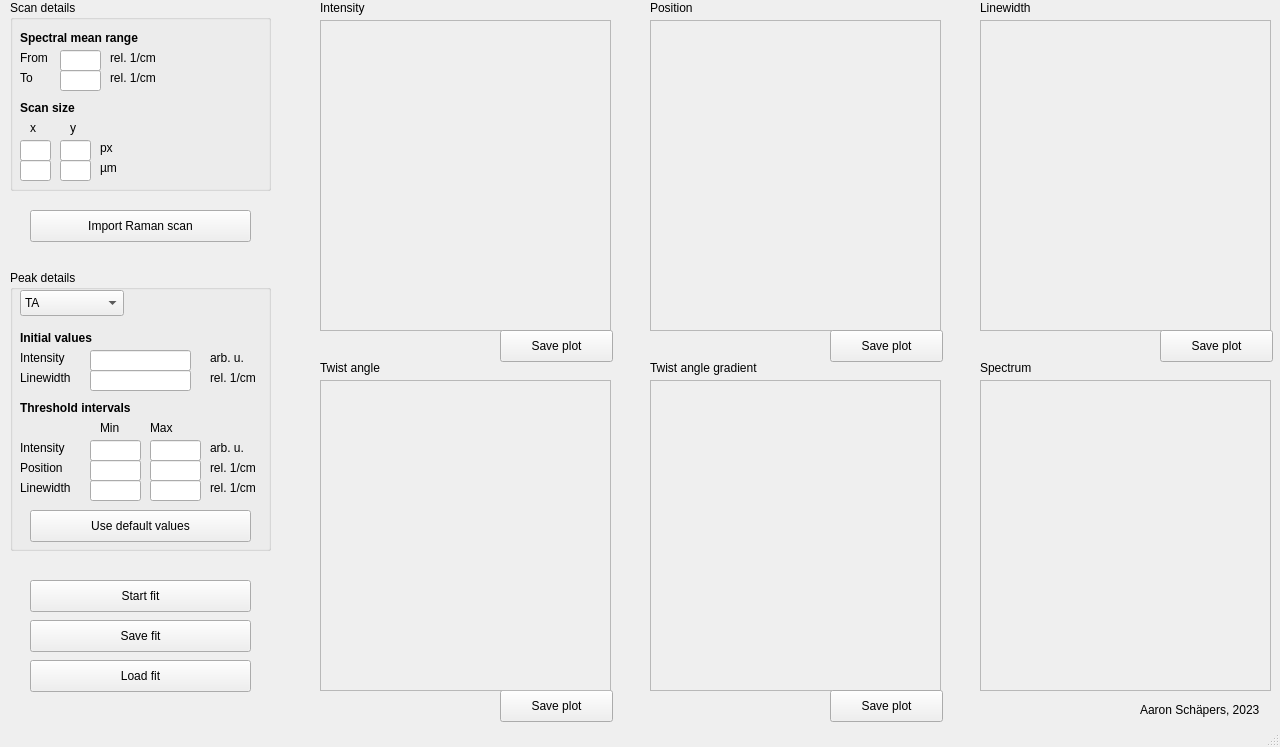
<?xml version="1.0" encoding="UTF-8"?>
<ui version="4.0">
 <class>MainWindow</class>
 <widget class="QMainWindow" name="MainWindow">
  <property name="geometry">
   <rect>
    <x>0</x>
    <y>0</y>
    <width>1280</width>
    <height>747</height>
   </rect>
  </property>
  <property name="windowTitle">
   <string>MainWindow</string>
  </property>
  <property name="autoFillBackground">
   <bool>true</bool>
  </property>
  <widget class="QWidget" name="centralwidget">
   <widget class="QLabel" name="l_spect_mean_range">
    <property name="geometry">
     <rect>
      <x>20</x>
      <y>30</y>
      <width>141</width>
      <height>16</height>
     </rect>
    </property>
    <property name="font">
     <font>
      <weight>75</weight>
      <bold>true</bold>
     </font>
    </property>
    <property name="text">
     <string>Spectral mean range</string>
    </property>
   </widget>
   <widget class="QLabel" name="l_unit1">
    <property name="geometry">
     <rect>
      <x>110</x>
      <y>50</y>
      <width>60</width>
      <height>16</height>
     </rect>
    </property>
    <property name="text">
     <string>rel. 1/cm</string>
    </property>
   </widget>
   <widget class="QLineEdit" name="in_min_mean_range">
    <property name="geometry">
     <rect>
      <x>60</x>
      <y>50</y>
      <width>41</width>
      <height>21</height>
     </rect>
    </property>
   </widget>
   <widget class="QLabel" name="l_from">
    <property name="geometry">
     <rect>
      <x>20</x>
      <y>50</y>
      <width>31</width>
      <height>16</height>
     </rect>
    </property>
    <property name="text">
     <string>From</string>
    </property>
   </widget>
   <widget class="QLabel" name="l_to">
    <property name="geometry">
     <rect>
      <x>20</x>
      <y>70</y>
      <width>31</width>
      <height>16</height>
     </rect>
    </property>
    <property name="text">
     <string>To</string>
    </property>
   </widget>
   <widget class="QLineEdit" name="in_max_mean_range">
    <property name="geometry">
     <rect>
      <x>60</x>
      <y>70</y>
      <width>41</width>
      <height>21</height>
     </rect>
    </property>
   </widget>
   <widget class="QLabel" name="l_unit2">
    <property name="geometry">
     <rect>
      <x>110</x>
      <y>70</y>
      <width>60</width>
      <height>16</height>
     </rect>
    </property>
    <property name="text">
     <string>rel. 1/cm</string>
    </property>
   </widget>
   <widget class="QLabel" name="l_scansize">
    <property name="geometry">
     <rect>
      <x>20</x>
      <y>100</y>
      <width>131</width>
      <height>16</height>
     </rect>
    </property>
    <property name="font">
     <font>
      <weight>75</weight>
      <bold>true</bold>
     </font>
    </property>
    <property name="text">
     <string>Scan size</string>
    </property>
   </widget>
   <widget class="QLineEdit" name="in_sx_px">
    <property name="geometry">
     <rect>
      <x>20</x>
      <y>140</y>
      <width>31</width>
      <height>21</height>
     </rect>
    </property>
   </widget>
   <widget class="QLineEdit" name="in_sy_px">
    <property name="geometry">
     <rect>
      <x>60</x>
      <y>140</y>
      <width>31</width>
      <height>21</height>
     </rect>
    </property>
   </widget>
   <widget class="QLineEdit" name="in_sx_mu">
    <property name="geometry">
     <rect>
      <x>20</x>
      <y>160</y>
      <width>31</width>
      <height>21</height>
     </rect>
    </property>
   </widget>
   <widget class="QLineEdit" name="in_sy_mu">
    <property name="geometry">
     <rect>
      <x>60</x>
      <y>160</y>
      <width>31</width>
      <height>21</height>
     </rect>
    </property>
   </widget>
   <widget class="QLabel" name="l_px">
    <property name="geometry">
     <rect>
      <x>100</x>
      <y>140</y>
      <width>21</width>
      <height>16</height>
     </rect>
    </property>
    <property name="text">
     <string>px</string>
    </property>
   </widget>
   <widget class="QLabel" name="l_mu">
    <property name="geometry">
     <rect>
      <x>100</x>
      <y>160</y>
      <width>21</width>
      <height>16</height>
     </rect>
    </property>
    <property name="text">
     <string>µm</string>
    </property>
   </widget>
   <widget class="QLabel" name="l_x">
    <property name="geometry">
     <rect>
      <x>30</x>
      <y>120</y>
      <width>16</width>
      <height>16</height>
     </rect>
    </property>
    <property name="text">
     <string>x</string>
    </property>
   </widget>
   <widget class="QLabel" name="l_y">
    <property name="geometry">
     <rect>
      <x>70</x>
      <y>120</y>
      <width>21</width>
      <height>16</height>
     </rect>
    </property>
    <property name="text">
     <string>y</string>
    </property>
   </widget>
   <widget class="QComboBox" name="in_peak">
    <property name="geometry">
     <rect>
      <x>20</x>
      <y>290</y>
      <width>104</width>
      <height>26</height>
     </rect>
    </property>
    <item>
     <property name="text">
      <string>TA</string>
     </property>
    </item>
    <item>
     <property name="text">
      <string>G</string>
     </property>
    </item>
    <item>
     <property name="text">
      <string>LO</string>
     </property>
    </item>
    <item>
     <property name="text">
      <string>2D</string>
     </property>
    </item>
   </widget>
   <widget class="QLabel" name="l_initvals">
    <property name="geometry">
     <rect>
      <x>20</x>
      <y>330</y>
      <width>81</width>
      <height>16</height>
     </rect>
    </property>
    <property name="font">
     <font>
      <weight>75</weight>
      <bold>true</bold>
     </font>
    </property>
    <property name="text">
     <string>Initial values</string>
    </property>
   </widget>
   <widget class="QLabel" name="l_int">
    <property name="geometry">
     <rect>
      <x>20</x>
      <y>350</y>
      <width>60</width>
      <height>16</height>
     </rect>
    </property>
    <property name="text">
     <string>Intensity</string>
    </property>
   </widget>
   <widget class="QLabel" name="l_lw">
    <property name="geometry">
     <rect>
      <x>20</x>
      <y>370</y>
      <width>60</width>
      <height>16</height>
     </rect>
    </property>
    <property name="text">
     <string>Linewidth</string>
    </property>
   </widget>
   <widget class="QLineEdit" name="in_init_int">
    <property name="geometry">
     <rect>
      <x>90</x>
      <y>350</y>
      <width>101</width>
      <height>21</height>
     </rect>
    </property>
   </widget>
   <widget class="QLineEdit" name="in_init_lw">
    <property name="geometry">
     <rect>
      <x>90</x>
      <y>370</y>
      <width>101</width>
      <height>21</height>
     </rect>
    </property>
   </widget>
   <widget class="QLabel" name="l_unit5">
    <property name="geometry">
     <rect>
      <x>210</x>
      <y>370</y>
      <width>60</width>
      <height>16</height>
     </rect>
    </property>
    <property name="text">
     <string>rel. 1/cm</string>
    </property>
   </widget>
   <widget class="QLabel" name="l_unit3">
    <property name="geometry">
     <rect>
      <x>210</x>
      <y>350</y>
      <width>60</width>
      <height>16</height>
     </rect>
    </property>
    <property name="text">
     <string>arb. u.</string>
    </property>
   </widget>
   <widget class="QLabel" name="l_thresholds">
    <property name="geometry">
     <rect>
      <x>20</x>
      <y>400</y>
      <width>131</width>
      <height>16</height>
     </rect>
    </property>
    <property name="font">
     <font>
      <weight>75</weight>
      <bold>true</bold>
     </font>
    </property>
    <property name="text">
     <string>Threshold intervals</string>
    </property>
   </widget>
   <widget class="QLineEdit" name="in_min_int">
    <property name="geometry">
     <rect>
      <x>90</x>
      <y>440</y>
      <width>51</width>
      <height>21</height>
     </rect>
    </property>
   </widget>
   <widget class="QLineEdit" name="in_min_pos">
    <property name="geometry">
     <rect>
      <x>90</x>
      <y>460</y>
      <width>51</width>
      <height>21</height>
     </rect>
    </property>
   </widget>
   <widget class="QLabel" name="l_int2">
    <property name="geometry">
     <rect>
      <x>20</x>
      <y>440</y>
      <width>60</width>
      <height>16</height>
     </rect>
    </property>
    <property name="text">
     <string>Intensity</string>
    </property>
   </widget>
   <widget class="QLabel" name="l_lw2">
    <property name="geometry">
     <rect>
      <x>20</x>
      <y>480</y>
      <width>60</width>
      <height>16</height>
     </rect>
    </property>
    <property name="text">
     <string>Linewidth</string>
    </property>
   </widget>
   <widget class="QLabel" name="l_unit6">
    <property name="geometry">
     <rect>
      <x>210</x>
      <y>440</y>
      <width>60</width>
      <height>16</height>
     </rect>
    </property>
    <property name="text">
     <string>arb. u.</string>
    </property>
   </widget>
   <widget class="QLineEdit" name="in_min_lw">
    <property name="geometry">
     <rect>
      <x>90</x>
      <y>480</y>
      <width>51</width>
      <height>21</height>
     </rect>
    </property>
   </widget>
   <widget class="QLabel" name="l_unit7">
    <property name="geometry">
     <rect>
      <x>210</x>
      <y>460</y>
      <width>60</width>
      <height>16</height>
     </rect>
    </property>
    <property name="text">
     <string>rel. 1/cm</string>
    </property>
   </widget>
   <widget class="QLabel" name="l_unit8">
    <property name="geometry">
     <rect>
      <x>210</x>
      <y>480</y>
      <width>60</width>
      <height>16</height>
     </rect>
    </property>
    <property name="text">
     <string>rel. 1/cm</string>
    </property>
   </widget>
   <widget class="QLabel" name="l_pos2">
    <property name="geometry">
     <rect>
      <x>20</x>
      <y>460</y>
      <width>60</width>
      <height>16</height>
     </rect>
    </property>
    <property name="text">
     <string>Position</string>
    </property>
   </widget>
   <widget class="QLabel" name="l_max">
    <property name="geometry">
     <rect>
      <x>150</x>
      <y>420</y>
      <width>31</width>
      <height>16</height>
     </rect>
    </property>
    <property name="text">
     <string>Max</string>
    </property>
   </widget>
   <widget class="QLabel" name="l_min">
    <property name="geometry">
     <rect>
      <x>100</x>
      <y>420</y>
      <width>31</width>
      <height>16</height>
     </rect>
    </property>
    <property name="text">
     <string>Min</string>
    </property>
   </widget>
   <widget class="QLineEdit" name="in_max_int">
    <property name="geometry">
     <rect>
      <x>150</x>
      <y>440</y>
      <width>51</width>
      <height>21</height>
     </rect>
    </property>
   </widget>
   <widget class="QLineEdit" name="in_max_lw">
    <property name="geometry">
     <rect>
      <x>150</x>
      <y>480</y>
      <width>51</width>
      <height>21</height>
     </rect>
    </property>
   </widget>
   <widget class="QLineEdit" name="in_max_pos">
    <property name="geometry">
     <rect>
      <x>150</x>
      <y>460</y>
      <width>51</width>
      <height>21</height>
     </rect>
    </property>
   </widget>
   <widget class="QPushButton" name="b_start_fit">
    <property name="geometry">
     <rect>
      <x>30</x>
      <y>580</y>
      <width>221</width>
      <height>32</height>
     </rect>
    </property>
    <property name="text">
     <string>Start fit</string>
    </property>
   </widget>
   <widget class="QPushButton" name="b_save_fit">
    <property name="geometry">
     <rect>
      <x>30</x>
      <y>620</y>
      <width>221</width>
      <height>32</height>
     </rect>
    </property>
    <property name="text">
     <string>Save fit</string>
    </property>
   </widget>
   <widget class="QGroupBox" name="box_scan">
    <property name="geometry">
     <rect>
      <x>10</x>
      <y>0</y>
      <width>261</width>
      <height>191</height>
     </rect>
    </property>
    <property name="title">
     <string>Scan details</string>
    </property>
   </widget>
   <widget class="QGroupBox" name="box_peak">
    <property name="geometry">
     <rect>
      <x>10</x>
      <y>270</y>
      <width>261</width>
      <height>281</height>
     </rect>
    </property>
    <property name="title">
     <string>Peak details</string>
    </property>
   </widget>
   <widget class="PlotWidget" name="frame_int">
    <property name="geometry">
     <rect>
      <x>320</x>
      <y>20</y>
      <width>291</width>
      <height>311</height>
     </rect>
    </property>
    <property name="frameShape">
     <enum>QFrame::StyledPanel</enum>
    </property>
    <property name="frameShadow">
     <enum>QFrame::Raised</enum>
    </property>
   </widget>
   <widget class="PlotWidget" name="frame_lw">
    <property name="geometry">
     <rect>
      <x>980</x>
      <y>20</y>
      <width>291</width>
      <height>311</height>
     </rect>
    </property>
    <property name="frameShape">
     <enum>QFrame::StyledPanel</enum>
    </property>
    <property name="frameShadow">
     <enum>QFrame::Raised</enum>
    </property>
   </widget>
   <widget class="PlotWidget" name="frame_pos">
    <property name="geometry">
     <rect>
      <x>650</x>
      <y>20</y>
      <width>291</width>
      <height>311</height>
     </rect>
    </property>
    <property name="frameShape">
     <enum>QFrame::StyledPanel</enum>
    </property>
    <property name="frameShadow">
     <enum>QFrame::Raised</enum>
    </property>
   </widget>
   <widget class="QPushButton" name="b_save_plot">
    <property name="geometry">
     <rect>
      <x>500</x>
      <y>690</y>
      <width>113</width>
      <height>32</height>
     </rect>
    </property>
    <property name="text">
     <string>Save plot</string>
    </property>
   </widget>
   <widget class="PlotWidget" name="frame_theta">
    <property name="geometry">
     <rect>
      <x>320</x>
      <y>380</y>
      <width>291</width>
      <height>311</height>
     </rect>
    </property>
    <property name="frameShape">
     <enum>QFrame::StyledPanel</enum>
    </property>
    <property name="frameShadow">
     <enum>QFrame::Raised</enum>
    </property>
   </widget>
   <widget class="PlotWidget" name="frame_grad_theta">
    <property name="geometry">
     <rect>
      <x>650</x>
      <y>380</y>
      <width>291</width>
      <height>311</height>
     </rect>
    </property>
    <property name="frameShape">
     <enum>QFrame::StyledPanel</enum>
    </property>
    <property name="frameShadow">
     <enum>QFrame::Raised</enum>
    </property>
   </widget>
   <widget class="QLabel" name="l_int3">
    <property name="geometry">
     <rect>
      <x>320</x>
      <y>0</y>
      <width>60</width>
      <height>16</height>
     </rect>
    </property>
    <property name="text">
     <string>Intensity</string>
    </property>
   </widget>
   <widget class="QLabel" name="l_pos3">
    <property name="geometry">
     <rect>
      <x>650</x>
      <y>0</y>
      <width>51</width>
      <height>16</height>
     </rect>
    </property>
    <property name="text">
     <string>Position</string>
    </property>
   </widget>
   <widget class="QLabel" name="l_lw3">
    <property name="geometry">
     <rect>
      <x>980</x>
      <y>0</y>
      <width>60</width>
      <height>16</height>
     </rect>
    </property>
    <property name="text">
     <string>Linewidth</string>
    </property>
   </widget>
   <widget class="QLabel" name="l_twistangle">
    <property name="geometry">
     <rect>
      <x>320</x>
      <y>360</y>
      <width>71</width>
      <height>16</height>
     </rect>
    </property>
    <property name="text">
     <string>Twist angle</string>
    </property>
   </widget>
   <widget class="QLabel" name="l_twistanglegrad">
    <property name="geometry">
     <rect>
      <x>650</x>
      <y>360</y>
      <width>131</width>
      <height>16</height>
     </rect>
    </property>
    <property name="text">
     <string>Twist angle gradient</string>
    </property>
   </widget>
   <widget class="QLabel" name="label">
    <property name="geometry">
     <rect>
      <x>1140</x>
      <y>700</y>
      <width>141</width>
      <height>20</height>
     </rect>
    </property>
    <property name="text">
     <string>Aaron Schäpers, 2023</string>
    </property>
   </widget>
   <widget class="PlotWidget" name="frame">
    <property name="geometry">
     <rect>
      <x>980</x>
      <y>380</y>
      <width>291</width>
      <height>311</height>
     </rect>
    </property>
    <property name="frameShape">
     <enum>QFrame::StyledPanel</enum>
    </property>
    <property name="frameShadow">
     <enum>QFrame::Raised</enum>
    </property>
   </widget>
   <widget class="QLabel" name="label_2">
    <property name="geometry">
     <rect>
      <x>980</x>
      <y>360</y>
      <width>60</width>
      <height>16</height>
     </rect>
    </property>
    <property name="text">
     <string>Spectrum</string>
    </property>
   </widget>
   <widget class="QPushButton" name="pushButton_2">
    <property name="geometry">
     <rect>
      <x>830</x>
      <y>690</y>
      <width>113</width>
      <height>32</height>
     </rect>
    </property>
    <property name="text">
     <string>Save plot</string>
    </property>
   </widget>
   <widget class="QPushButton" name="pushButton_3">
    <property name="geometry">
     <rect>
      <x>830</x>
      <y>330</y>
      <width>113</width>
      <height>32</height>
     </rect>
    </property>
    <property name="text">
     <string>Save plot</string>
    </property>
   </widget>
   <widget class="QPushButton" name="pushButton_4">
    <property name="geometry">
     <rect>
      <x>500</x>
      <y>330</y>
      <width>113</width>
      <height>32</height>
     </rect>
    </property>
    <property name="text">
     <string>Save plot</string>
    </property>
   </widget>
   <widget class="QPushButton" name="pushButton">
    <property name="geometry">
     <rect>
      <x>1160</x>
      <y>330</y>
      <width>113</width>
      <height>32</height>
     </rect>
    </property>
    <property name="text">
     <string>Save plot</string>
    </property>
   </widget>
   <widget class="QPushButton" name="b_import_scan">
    <property name="geometry">
     <rect>
      <x>30</x>
      <y>210</y>
      <width>221</width>
      <height>32</height>
     </rect>
    </property>
    <property name="text">
     <string>Import Raman scan</string>
    </property>
   </widget>
   <widget class="QPushButton" name="b_import_fit">
    <property name="geometry">
     <rect>
      <x>30</x>
      <y>660</y>
      <width>221</width>
      <height>32</height>
     </rect>
    </property>
    <property name="text">
     <string>Load fit</string>
    </property>
   </widget>
   <widget class="QPushButton" name="b_default_values">
    <property name="geometry">
     <rect>
      <x>30</x>
      <y>510</y>
      <width>221</width>
      <height>32</height>
     </rect>
    </property>
    <property name="text">
     <string>Use default values</string>
    </property>
   </widget>
   <zorder>box_scan</zorder>
   <zorder>box_peak</zorder>
   <zorder>l_spect_mean_range</zorder>
   <zorder>l_unit1</zorder>
   <zorder>in_min_mean_range</zorder>
   <zorder>l_from</zorder>
   <zorder>l_to</zorder>
   <zorder>in_max_mean_range</zorder>
   <zorder>l_unit2</zorder>
   <zorder>l_scansize</zorder>
   <zorder>in_sx_px</zorder>
   <zorder>in_sy_px</zorder>
   <zorder>in_sx_mu</zorder>
   <zorder>in_sy_mu</zorder>
   <zorder>l_px</zorder>
   <zorder>l_mu</zorder>
   <zorder>l_x</zorder>
   <zorder>l_y</zorder>
   <zorder>in_peak</zorder>
   <zorder>l_initvals</zorder>
   <zorder>l_int</zorder>
   <zorder>l_lw</zorder>
   <zorder>in_init_int</zorder>
   <zorder>in_init_lw</zorder>
   <zorder>l_unit5</zorder>
   <zorder>l_unit3</zorder>
   <zorder>l_thresholds</zorder>
   <zorder>in_min_int</zorder>
   <zorder>in_min_pos</zorder>
   <zorder>l_int2</zorder>
   <zorder>l_lw2</zorder>
   <zorder>l_unit6</zorder>
   <zorder>in_min_lw</zorder>
   <zorder>l_unit7</zorder>
   <zorder>l_unit8</zorder>
   <zorder>l_pos2</zorder>
   <zorder>l_max</zorder>
   <zorder>l_min</zorder>
   <zorder>in_max_int</zorder>
   <zorder>in_max_lw</zorder>
   <zorder>in_max_pos</zorder>
   <zorder>b_start_fit</zorder>
   <zorder>b_save_fit</zorder>
   <zorder>frame_int</zorder>
   <zorder>frame_lw</zorder>
   <zorder>frame_pos</zorder>
   <zorder>b_save_plot</zorder>
   <zorder>frame_theta</zorder>
   <zorder>frame_grad_theta</zorder>
   <zorder>l_int3</zorder>
   <zorder>l_pos3</zorder>
   <zorder>l_lw3</zorder>
   <zorder>l_twistangle</zorder>
   <zorder>l_twistanglegrad</zorder>
   <zorder>label</zorder>
   <zorder>frame</zorder>
   <zorder>label_2</zorder>
   <zorder>pushButton_2</zorder>
   <zorder>pushButton_3</zorder>
   <zorder>pushButton_4</zorder>
   <zorder>pushButton</zorder>
   <zorder>b_import_scan</zorder>
   <zorder>b_import_fit</zorder>
   <zorder>b_default_values</zorder>
  </widget>
  <widget class="QMenuBar" name="menubar">
   <property name="geometry">
    <rect>
     <x>0</x>
     <y>0</y>
     <width>1280</width>
     <height>24</height>
    </rect>
   </property>
  </widget>
  <widget class="QStatusBar" name="statusbar"/>
 </widget>
 <customwidgets>
  <customwidget>
   <class>PlotWidget</class>
   <extends>QFrame</extends>
   <header>pyqtgraph</header>
   <container>1</container>
  </customwidget>
 </customwidgets>
 <resources/>
 <connections/>
</ui>
